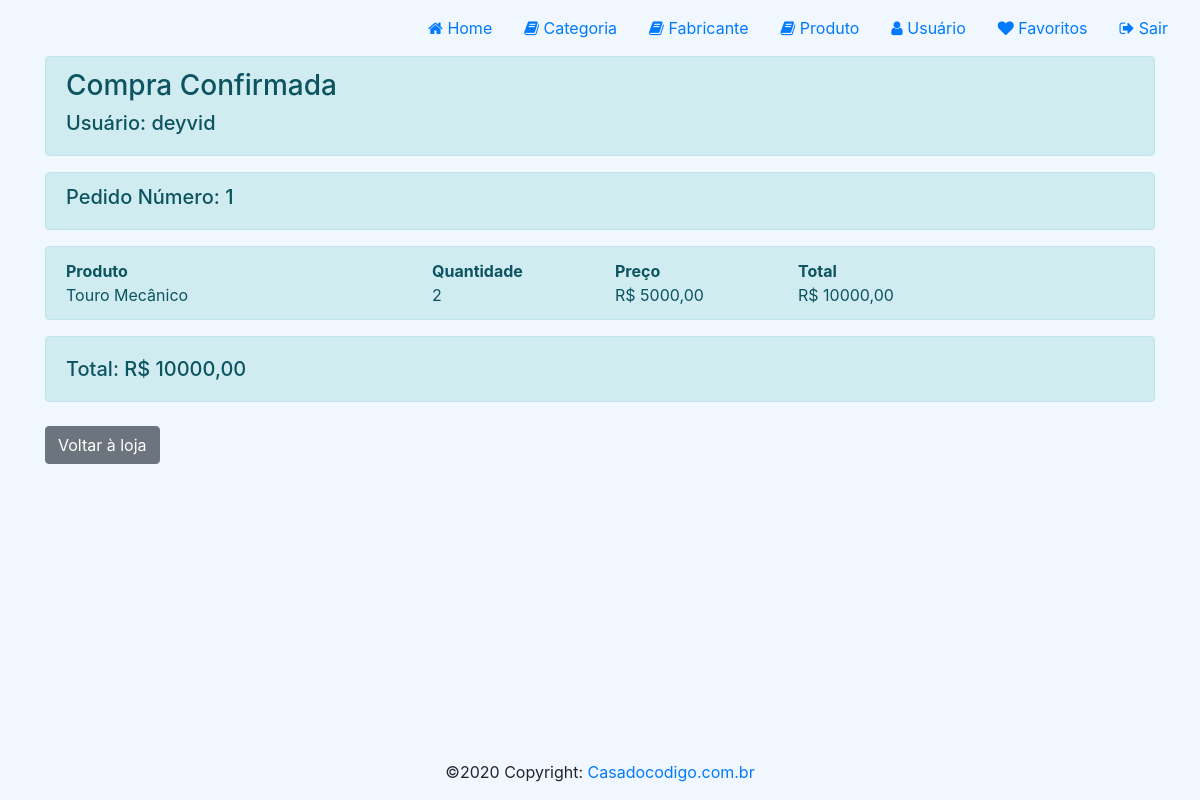
The page /carrinho/confirmar (signed in) on the database its author committed.
### loja/models/Carrinho.py (models this page shows, shortened)
class Carrinho(models.Model):
    criado_em = models.DateTimeField(auto_now_add=True)
    user = models.ForeignKey(User, null=True, related_name='carrinhos', on_delete=models.SET_NULL)
    situacao = models.PositiveIntegerField(default=0)
    confirmado_em = models.DateTimeField(null=True, blank=True)
    @property
    def total(self):
        return sum((item.total for item in self.itens.all()), 0)

class CarrinhoItem(models.Model):
    criado_em = models.DateTimeField(auto_now_add=True)
    carrinho = models.ForeignKey(Carrinho, null=True, related_name='itens', on_delete=models.SET_NULL)
    produto = models.ForeignKey(Produto, null=True, related_name='carrinhos', on_delete=models.SET_NULL)
    quantidade = models.PositiveIntegerField()
    preco = models.DecimalField(max_digits=8, decimal_places=2)
    @property
    def total(self):
        if self.produto is None:
            return 0
        return self.quantidade * self.preco

### loja/models/Produto.py (models this page shows, shortened)
class Produto(models.Model):
    produtoo = models.CharField(max_length=100)
    destaque = models.BooleanField(default=True)
    promocao = models.BooleanField(default=True)
    msgPromocao = models.CharField(max_length=100, null=True, blank=True)
    preco = models.DecimalField(max_digits=8, decimal_places=2)
    categoria = models.ForeignKey(
        Categoria,
        null=True,
        related_name='categoria' ,
        on_delete=models.SET_NULL,
    )
    fabricante = models.ForeignKey(
        Fabricante,
        null=True,
        related_name='fabricantee' ,
        on_delete=models.SET_NULL,
    )
    criado_em = models.DateTimeField(auto_now_add=True)
    alterado_em = models.DateTimeField(auto_now=True)
    image = models.ImageField(null=True, blank=True)

### loja/views/CarrinhoView.py (the view)
@login_required
def confirmar_carrinho_view(request):
    carrinho = None
    carrinho_item = None
    carrinho_id = request.session.get('carrinho_id')
    if carrinho_id:
        carrinho = Carrinho.objects.filter(id=carrinho_id).first()
        if carrinho:
            carrinho_item = list(CarrinhoItem.objects.filter(carrinho=carrinho))
            Usuario.objects.get_or_create(user=request.user)
            carrinho.user = request.user
            carrinho.situacao = 1
            carrinho.confirmado_em = timezone.now()
            carrinho.save()
            request.session.pop('carrinho_id', None)
    context = {
        'carrinho': carrinho,
        'itens': carrinho_item,
    }
    return render(request, 'carrinho/carrinho-confirmado.html', context=context)

### loja/templates/carrinho/carrinho-confirmado.html (shortened to what this page needs)
{% extends 'base.html' %}
{% load static %}
{% block styles %}
<link rel="stylesheet" href="{% static 'css/home.css' %}">
{% endblock %}
{% block content %}
<div id="content">
    <div class="container">
        {% if carrinho.user %}
            <div class="alert alert-info">
                <h3>Compra Confirmada</h3>
                <h5>Usuário: {{ carrinho.user }}</h5>
            </div>
            <div class="alert alert-info">
                <h5>Pedido Número: {{ carrinho.id }}</h5>
            </div>
            <div class="alert alert-info">
                <div class="row">
                    <a class="col-md-4 font-weight-bold">Produto</a>
                    <a class="col-md-2 font-weight-bold">Quantidade</a>
                    <a class="col-md-2 font-weight-bold">Preço</a>
                    <a class="col-md-2 font-weight-bold">Total</a>
                </div>
                {% for item in itens %}
                    <div class="row">
                        <a class="col-md-4">{{ item.produto.produtoo }}</a>
                        <a class="col-md-2">{{ item.quantidade }}</a>
                        <a class="col-md-2">R$ {{ item.preco|floatformat:2 }}</a>
                        <a class="col-md-2">R$ {{ item.total }}</a>
                    </div>
                {% endfor %}
            </div>
            <div class="alert alert-info">
                <h5 class="mt-2">Total: R$ {{ carrinho.total|floatformat:2 }}</h5>
            </div>
        {% else %}
            <div class="alert alert-warning mt-4" role="alert">
                Seu carrinho não foi finalizado.
            </div>
            <a href="{% url 'home' %}" class="btn btn-primary mt-3">Ir à loja</a>
        {% endif %}
        <div class="mt-4">
            <a href="{% url 'home' %}" class="btn btn-secondary">Voltar à loja</a>
        </div>
    </div>
</div>
{% endblock %}

### loja/static/css/global.css (style rules this page uses)
#content { min-height: calc(100vh - 112px); }

### loja/static/css/home.css (style rules this page uses)
body { background-color: #f1f7ff; }

### rows shown on the page
Carrinho: user "deyvid", id "1", total "10000,00"
CarrinhoItem: produto.produtoo "Touro Mecânico", quantidade "2", preco "5000,00", total "10000,00"
